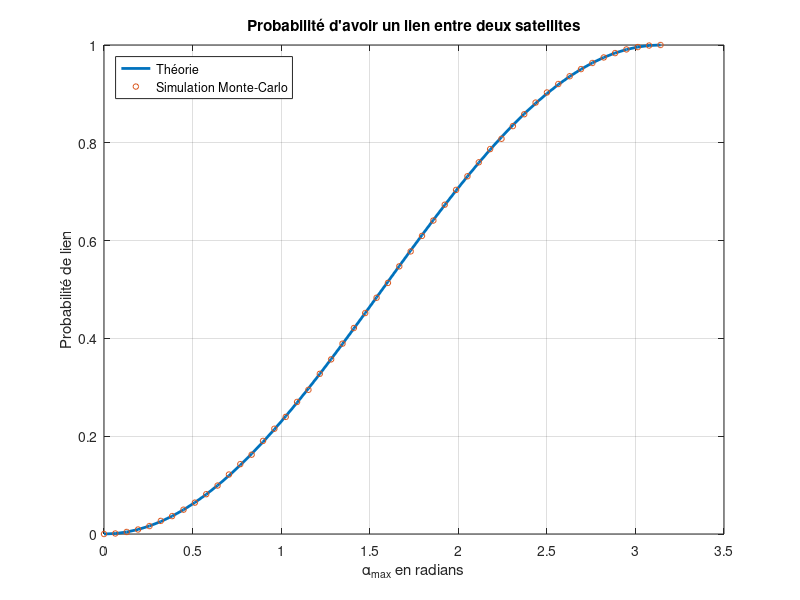
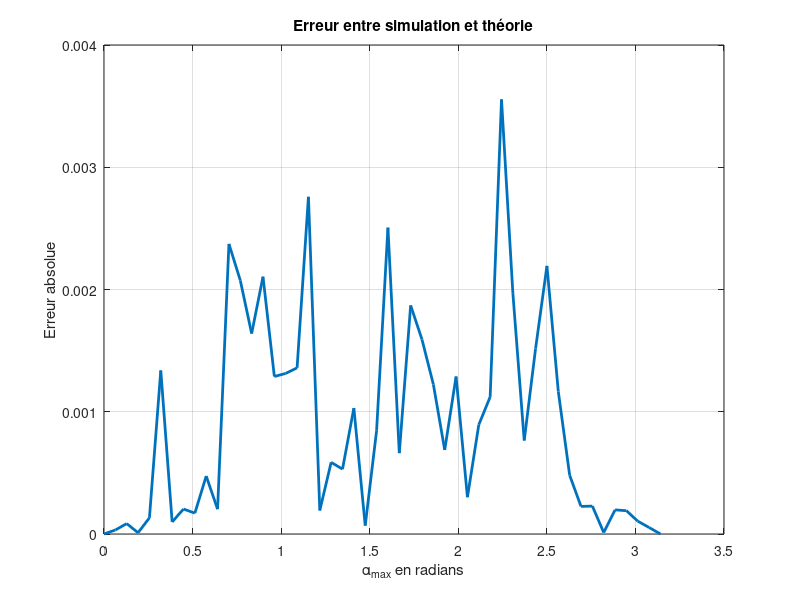

MATLAB code to generate these figures, in order:
clear; clc; close all;

%% Paramètres
numTests = 1e5;                  % nombre de tests Monte-Carlo par valeur de alpha
alpha_vals = linspace(0, pi, 50); % valeurs de alpha_max entre 0 et pi radians

P_sim = zeros(size(alpha_vals));
P_theo = zeros(size(alpha_vals));

%% Boucle sur les valeurs de alpha_max
for k = 1:length(alpha_vals)

    alpha_max = alpha_vals(k);

    % --- Génération uniforme de deux satellites sur la sphère unité ---

    % Satellite 1
    phi1 = 2*pi*rand(numTests,1);
    u1 = 2*rand(numTests,1) - 1;      % cos(theta1) uniforme dans [-1,1]
    theta1 = acos(u1);

    x1 = sin(theta1).*cos(phi1);
    y1 = sin(theta1).*sin(phi1);
    z1 = cos(theta1);

    % Satellite 2
    phi2 = 2*pi*rand(numTests,1);
    u2 = 2*rand(numTests,1) - 1;      % cos(theta2) uniforme dans [-1,1]
    theta2 = acos(u2);

    x2 = sin(theta2).*cos(phi2);
    y2 = sin(theta2).*sin(phi2);
    z2 = cos(theta2);

    % --- Calcul de l'angle entre les deux satellites ---

    dotProduct = x1.*x2 + y1.*y2 + z1.*z2;

    % Sécurité numérique pour éviter acos(1.00000001)
    dotProduct = max(min(dotProduct, 1), -1);

    alpha = acos(dotProduct);

    % --- Estimation Monte-Carlo ---
    P_sim(k) = mean(alpha <= alpha_max);

    % --- Formule théorique ---
    P_theo(k) = (1 - cos(alpha_max)) / 2;
end

%% Affichage des résultats
figure;
plot(alpha_vals, P_theo, 'LineWidth', 2);
hold on;
plot(alpha_vals, P_sim, 'o', 'MarkerSize', 4);
grid on;

xlabel('\alpha_{max} en radians');
ylabel('Probabilité de lien');
legend('Théorie', 'Simulation Monte-Carlo', 'Location', 'northwest');
title('Probabilité d''avoir un lien entre deux satellites');

%% Affichage de l'erreur
figure;
plot(alpha_vals, abs(P_sim - P_theo), 'LineWidth', 2);
grid on;

xlabel('\alpha_{max} en radians');
ylabel('Erreur absolue');
title('Erreur entre simulation et théorie');
